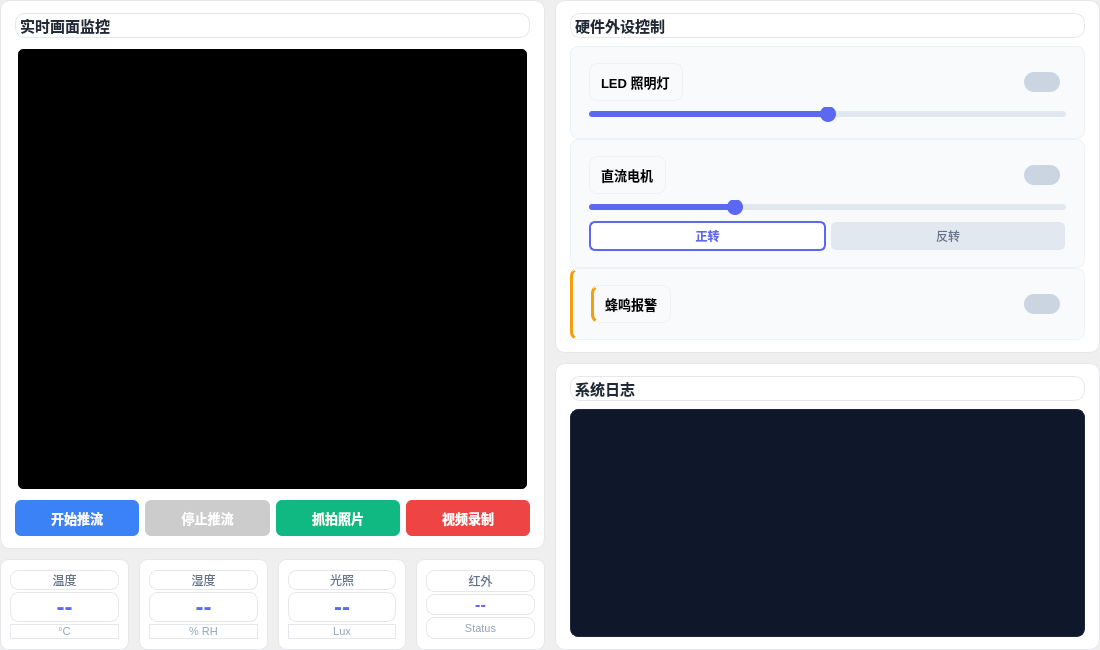
<?xml version="1.0" encoding="UTF-8"?>
<ui version="4.0">
 <class>MonitorWidget</class>
 <widget class="QWidget" name="MonitorWidget">
  <property name="geometry">
   <rect><x>0</x><y>0</y><width>1100</width><height>650</height></rect>
  </property>
  <layout class="QHBoxLayout" name="mainGrid">
   <property name="spacing"><number>10</number></property>
   <property name="leftMargin"><number>0</number></property>
   <property name="topMargin"><number>0</number></property>
   <property name="rightMargin"><number>0</number></property>
   <property name="bottomMargin"><number>0</number></property>

   <!-- ========== 左列 (72%) ========== -->
   <item>
    <layout class="QVBoxLayout" name="leftCol">
     <property name="spacing"><number>10</number></property>

     <!-- 视频卡片 -->
     <item>
      <widget class="QFrame" name="videoCard">
       <property name="sizePolicy">
        <sizepolicy hsizetype="Expanding" vsizetype="Expanding">
         <horstretch>0</horstretch><verstretch>1</verstretch>
        </sizepolicy>
       </property>
       <property name="styleSheet"><string>QFrame{background:white; border-radius:10px; border:1px solid #e5e7eb;}</string></property>
       <layout class="QVBoxLayout" name="videoCardLay">
        <property name="spacing"><number>8</number></property>
        <property name="leftMargin"><number>14</number></property>
        <property name="topMargin"><number>12</number></property>
        <property name="rightMargin"><number>14</number></property>
        <property name="bottomMargin"><number>12</number></property>
        <item>
         <widget class="QLabel" name="labelVideoTitle">
          <property name="text"><string>实时画面监控</string></property>
          <property name="styleSheet"><string>font-size:15px; font-weight:700; color:#1f2937;</string></property>
         </widget>
        </item>
        <item>
         <widget class="QLabel" name="labelVideo">
          <property name="sizePolicy">
           <sizepolicy hsizetype="Ignored" vsizetype="Ignored">
            <horstretch>0</horstretch><verstretch>1</verstretch>
           </sizepolicy>
          </property>
          <property name="minimumSize"><size><width>0</width><height>200</height></size></property>
          <property name="styleSheet"><string>background:#000; border-radius:8px; border:3px solid #fff;</string></property>
          <property name="text"><string></string></property>
          <property name="alignment"><set>Qt::AlignCenter</set></property>
         </widget>
        </item>
        <item>
         <layout class="QGridLayout" name="videoBar">
          <property name="spacing"><number>6</number></property>
          <item row="0" column="0">
           <widget class="QPushButton" name="btnStreamStart">
            <property name="text"><string>开始推流</string></property>
            <property name="styleSheet"><string>QPushButton{background:#3b82f6;color:white;border:none;border-radius:6px;padding:8px;font-weight:600;font-size:13px;} QPushButton:hover{background:#2563eb;} QPushButton:disabled{background:#ccc;}</string></property>
           </widget>
          </item>
          <item row="0" column="1">
           <widget class="QPushButton" name="btnStreamStop">
            <property name="text"><string>停止推流</string></property>
            <property name="enabled"><bool>false</bool></property>
            <property name="styleSheet"><string>QPushButton{background:#64748b;color:white;border:none;border-radius:6px;padding:8px;font-weight:600;font-size:13px;} QPushButton:hover{background:#475569;} QPushButton:disabled{background:#ccc;}</string></property>
           </widget>
          </item>
          <item row="0" column="2">
           <widget class="QPushButton" name="btnSnapshot">
            <property name="text"><string>抓拍照片</string></property>
            <property name="styleSheet"><string>QPushButton{background:#10b981;color:white;border:none;border-radius:6px;padding:8px;font-weight:600;font-size:13px;} QPushButton:hover{background:#059669;}</string></property>
           </widget>
          </item>
          <item row="0" column="3">
           <widget class="QPushButton" name="btnRecord">
            <property name="text"><string>视频录制</string></property>
            <property name="styleSheet"><string>QPushButton{background:#ef4444;color:white;border:none;border-radius:6px;padding:8px;font-weight:600;font-size:13px;} QPushButton:hover{background:#dc2626;}</string></property>
           </widget>
          </item>
         </layout>
        </item>
       </layout>
      </widget>
     </item>

     <!-- 传感器行 -->
     <item>
      <layout class="QHBoxLayout" name="sensorRow">
       <property name="spacing"><number>10</number></property>
       <item>
        <widget class="QFrame" name="sCardTemp">
         <property name="styleSheet"><string>QFrame{background:white; border-radius:8px; border:1px solid #e5e7eb;}</string></property>
         <layout class="QVBoxLayout" name="sCardTempLay">
          <property name="spacing"><number>2</number></property>
          <property name="topMargin"><number>10</number></property>
          <property name="bottomMargin"><number>10</number></property>
          <item><widget class="QLabel" name="sLabelTemp"><property name="text"><string>温度</string></property><property name="alignment"><set>Qt::AlignCenter</set></property><property name="styleSheet"><string>font-size:12px; color:#64748b;</string></property></widget></item>
          <item><widget class="QLabel" name="valTemp"><property name="text"><string>--</string></property><property name="alignment"><set>Qt::AlignCenter</set></property><property name="styleSheet"><string>font-size:24px; font-weight:800; color:#5c67f2;</string></property></widget></item>
          <item><widget class="QLabel" name="unitTemp"><property name="text"><string>°C</string></property><property name="alignment"><set>Qt::AlignCenter</set></property><property name="styleSheet"><string>font-size:11px; color:#94a3b8;</string></property></widget></item>
         </layout>
        </widget>
       </item>
       <item>
        <widget class="QFrame" name="sCardHumi">
         <property name="styleSheet"><string>QFrame{background:white; border-radius:8px; border:1px solid #e5e7eb;}</string></property>
         <layout class="QVBoxLayout" name="sCardHumiLay">
          <property name="spacing"><number>2</number></property>
          <property name="topMargin"><number>10</number></property>
          <property name="bottomMargin"><number>10</number></property>
          <item><widget class="QLabel" name="sLabelHumi"><property name="text"><string>湿度</string></property><property name="alignment"><set>Qt::AlignCenter</set></property><property name="styleSheet"><string>font-size:12px; color:#64748b;</string></property></widget></item>
          <item><widget class="QLabel" name="valHumi"><property name="text"><string>--</string></property><property name="alignment"><set>Qt::AlignCenter</set></property><property name="styleSheet"><string>font-size:24px; font-weight:800; color:#5c67f2;</string></property></widget></item>
          <item><widget class="QLabel" name="unitHumi"><property name="text"><string>% RH</string></property><property name="alignment"><set>Qt::AlignCenter</set></property><property name="styleSheet"><string>font-size:11px; color:#94a3b8;</string></property></widget></item>
         </layout>
        </widget>
       </item>
       <item>
        <widget class="QFrame" name="sCardLight">
         <property name="styleSheet"><string>QFrame{background:white; border-radius:8px; border:1px solid #e5e7eb;}</string></property>
         <layout class="QVBoxLayout" name="sCardLightLay">
          <property name="spacing"><number>2</number></property>
          <property name="topMargin"><number>10</number></property>
          <property name="bottomMargin"><number>10</number></property>
          <item><widget class="QLabel" name="sLabelLight"><property name="text"><string>光照</string></property><property name="alignment"><set>Qt::AlignCenter</set></property><property name="styleSheet"><string>font-size:12px; color:#64748b;</string></property></widget></item>
          <item><widget class="QLabel" name="valLight"><property name="text"><string>--</string></property><property name="alignment"><set>Qt::AlignCenter</set></property><property name="styleSheet"><string>font-size:24px; font-weight:800; color:#5c67f2;</string></property></widget></item>
          <item><widget class="QLabel" name="unitLight"><property name="text"><string>Lux</string></property><property name="alignment"><set>Qt::AlignCenter</set></property><property name="styleSheet"><string>font-size:11px; color:#94a3b8;</string></property></widget></item>
         </layout>
        </widget>
       </item>
       <item>
        <widget class="QFrame" name="sCardIr">
         <property name="styleSheet"><string>QFrame{background:white; border-radius:8px; border:1px solid #e5e7eb;}</string></property>
         <layout class="QVBoxLayout" name="sCardIrLay">
          <property name="spacing"><number>2</number></property>
          <property name="topMargin"><number>10</number></property>
          <property name="bottomMargin"><number>10</number></property>
          <item><widget class="QLabel" name="sLabelIr"><property name="text"><string>红外</string></property><property name="alignment"><set>Qt::AlignCenter</set></property><property name="styleSheet"><string>font-size:12px; color:#64748b;</string></property></widget></item>
          <item><widget class="QLabel" name="valIr"><property name="text"><string>--</string></property><property name="alignment"><set>Qt::AlignCenter</set></property><property name="styleSheet"><string>font-size:16px; font-weight:800; color:#5c67f2;</string></property></widget></item>
          <item><widget class="QLabel" name="unitIr"><property name="text"><string>Status</string></property><property name="alignment"><set>Qt::AlignCenter</set></property><property name="styleSheet"><string>font-size:11px; color:#94a3b8;</string></property></widget></item>
         </layout>
        </widget>
       </item>
      </layout>
     </item>
    </layout>
   </item>

   <!-- ========== 右列 (28%) ========== -->
   <item>
    <layout class="QVBoxLayout" name="rightCol">
     <property name="spacing"><number>10</number></property>

     <!-- 控制面板 -->
     <item>
      <widget class="QFrame" name="controlCard">
       <property name="sizePolicy">
        <sizepolicy hsizetype="Preferred" vsizetype="Maximum">
         <horstretch>0</horstretch><verstretch>0</verstretch>
        </sizepolicy>
       </property>
       <property name="styleSheet"><string>QFrame{background:white; border-radius:10px; border:1px solid #e5e7eb;}</string></property>
       <layout class="QVBoxLayout" name="controlCardLay">
        <property name="spacing"><number>0</number></property>
        <property name="leftMargin"><number>14</number></property>
        <property name="topMargin"><number>12</number></property>
        <property name="rightMargin"><number>14</number></property>
        <property name="bottomMargin"><number>12</number></property>
        <item>
         <widget class="QLabel" name="labelControlTitle">
          <property name="text"><string>硬件外设控制</string></property>
          <property name="styleSheet"><string>font-size:15px; font-weight:700; color:#1f2937; margin-bottom:8px;</string></property>
         </widget>
        </item>

        <!-- LED 控制项 -->
        <item>
         <widget class="QFrame" name="ctrlLed">
          <property name="styleSheet"><string>QFrame{background:#f8fafc; border:1px solid #edf2f7; border-radius:8px; padding:8px;}</string></property>
          <layout class="QVBoxLayout" name="ctrlLedLay">
           <property name="spacing"><number>6</number></property>
           <property name="leftMargin"><number>10</number></property>
           <property name="topMargin"><number>8</number></property>
           <property name="rightMargin"><number>10</number></property>
           <property name="bottomMargin"><number>8</number></property>
           <item>
            <layout class="QHBoxLayout" name="ledLabelRow">
             <item>
              <widget class="QLabel" name="labelLed"><property name="text"><string>LED 照明灯</string></property><property name="styleSheet"><string>font-size:13px; font-weight:600;</string></property></widget>
             </item>
             <item>
              <spacer name="ledStretch"><property name="orientation"><enum>Qt::Horizontal</enum></property><property name="sizeHint" stdset="0"><size><width>40</width><height>0</height></size></property></spacer>
             </item>
             <item>
              <widget class="QCheckBox" name="checkLed">
               <property name="text"><string></string></property>
               <property name="styleSheet"><string>QCheckBox::indicator{width:36px;height:20px;border-radius:10px;} QCheckBox::indicator:unchecked{background:#cbd5e1;} QCheckBox::indicator:checked{background:#5c67f2;}</string></property>
              </widget>
             </item>
            </layout>
           </item>
           <item>
            <widget class="QSlider" name="sliderLed">
             <property name="minimum"><number>0</number></property>
             <property name="maximum"><number>100</number></property>
             <property name="value"><number>50</number></property>
             <property name="orientation"><enum>Qt::Horizontal</enum></property>
             <property name="styleSheet"><string>QSlider::groove:horizontal{height:6px;background:#e2e8f0;border-radius:3px;} QSlider::handle:horizontal{width:16px;height:16px;margin:-5px 0;background:#5c67f2;border-radius:8px;} QSlider::sub-page:horizontal{background:#5c67f2;border-radius:3px;}</string></property>
            </widget>
           </item>
          </layout>
         </widget>
        </item>

        <!-- 电机控制项 -->
        <item>
         <widget class="QFrame" name="ctrlMotor">
          <property name="styleSheet"><string>QFrame{background:#f8fafc; border:1px solid #edf2f7; border-radius:8px; padding:8px;}</string></property>
          <layout class="QVBoxLayout" name="ctrlMotorLay">
           <property name="spacing"><number>6</number></property>
           <property name="leftMargin"><number>10</number></property>
           <property name="topMargin"><number>8</number></property>
           <property name="rightMargin"><number>10</number></property>
           <property name="bottomMargin"><number>8</number></property>
           <item>
            <layout class="QHBoxLayout" name="motorLabelRow">
             <item>
              <widget class="QLabel" name="labelMotor"><property name="text"><string>直流电机</string></property><property name="styleSheet"><string>font-size:13px; font-weight:600;</string></property></widget>
             </item>
             <item>
              <spacer name="motorStretch"><property name="orientation"><enum>Qt::Horizontal</enum></property><property name="sizeHint" stdset="0"><size><width>40</width><height>0</height></size></property></spacer>
             </item>
             <item>
              <widget class="QCheckBox" name="checkMotor">
               <property name="text"><string></string></property>
               <property name="styleSheet"><string>QCheckBox::indicator{width:36px;height:20px;border-radius:10px;} QCheckBox::indicator:unchecked{background:#cbd5e1;} QCheckBox::indicator:checked{background:#5c67f2;}</string></property>
              </widget>
             </item>
            </layout>
           </item>
           <item>
            <widget class="QSlider" name="sliderMotor">
             <property name="minimum"><number>0</number></property>
             <property name="maximum"><number>100</number></property>
             <property name="value"><number>30</number></property>
             <property name="orientation"><enum>Qt::Horizontal</enum></property>
             <property name="styleSheet"><string>QSlider::groove:horizontal{height:6px;background:#e2e8f0;border-radius:3px;} QSlider::handle:horizontal{width:16px;height:16px;margin:-5px 0;background:#5c67f2;border-radius:8px;} QSlider::sub-page:horizontal{background:#5c67f2;border-radius:3px;}</string></property>
            </widget>
           </item>
           <item>
            <layout class="QGridLayout" name="dirBtns">
             <property name="spacing"><number>4</number></property>
             <item row="0" column="0">
              <widget class="QPushButton" name="btnDirF">
               <property name="text"><string>正转</string></property>
               <property name="checkable"><bool>true</bool></property>
               <property name="checked"><bool>true</bool></property>
               <property name="styleSheet"><string>QPushButton{background:#e2e8f0;color:#64748b;border:2px solid transparent;border-radius:6px;padding:4px;font-size:12px;} QPushButton:checked{background:#fff;color:#5c67f2;border-color:#5c67f2;font-weight:bold;}</string></property>
              </widget>
             </item>
             <item row="0" column="1">
              <widget class="QPushButton" name="btnDirR">
               <property name="text"><string>反转</string></property>
               <property name="checkable"><bool>true</bool></property>
               <property name="styleSheet"><string>QPushButton{background:#e2e8f0;color:#64748b;border:2px solid transparent;border-radius:6px;padding:4px;font-size:12px;} QPushButton:checked{background:#fff;color:#5c67f2;border-color:#5c67f2;font-weight:bold;}</string></property>
              </widget>
             </item>
            </layout>
           </item>
          </layout>
         </widget>
        </item>

        <!-- 蜂鸣器控制项 -->
        <item>
         <widget class="QFrame" name="ctrlBuzzer">
          <property name="styleSheet"><string>QFrame{background:#f8fafc; border:1px solid #edf2f7; border-left:3px solid #f59e0b; border-radius:8px; padding:8px;}</string></property>
          <layout class="QHBoxLayout" name="ctrlBuzzerLay">
           <property name="leftMargin"><number>10</number></property>
           <property name="topMargin"><number>8</number></property>
           <property name="rightMargin"><number>10</number></property>
           <property name="bottomMargin"><number>8</number></property>
           <item>
            <widget class="QLabel" name="labelBuzzer"><property name="text"><string>蜂鸣报警</string></property><property name="styleSheet"><string>font-size:13px; font-weight:600;</string></property></widget>
           </item>
           <item>
            <spacer name="buzzerStretch"><property name="orientation"><enum>Qt::Horizontal</enum></property><property name="sizeHint" stdset="0"><size><width>40</width><height>0</height></size></property></spacer>
           </item>
           <item>
            <widget class="QCheckBox" name="checkBuzzer">
             <property name="text"><string></string></property>
             <property name="styleSheet"><string>QCheckBox::indicator{width:36px;height:20px;border-radius:10px;} QCheckBox::indicator:unchecked{background:#cbd5e1;} QCheckBox::indicator:checked{background:#5c67f2;}</string></property>
            </widget>
           </item>
          </layout>
         </widget>
        </item>
       </layout>
      </widget>
     </item>

     <!-- 日志卡片 -->
     <item>
      <widget class="QFrame" name="logCard">
       <property name="sizePolicy">
        <sizepolicy hsizetype="Expanding" vsizetype="Expanding">
         <horstretch>0</horstretch><verstretch>1</verstretch>
        </sizepolicy>
       </property>
       <property name="styleSheet"><string>QFrame{background:white; border-radius:10px; border:1px solid #e5e7eb;}</string></property>
       <layout class="QVBoxLayout" name="logCardLay">
        <property name="spacing"><number>8</number></property>
        <property name="leftMargin"><number>14</number></property>
        <property name="topMargin"><number>12</number></property>
        <property name="rightMargin"><number>14</number></property>
        <property name="bottomMargin"><number>12</number></property>
        <item>
         <widget class="QLabel" name="labelLogTitle">
          <property name="text"><string>系统日志</string></property>
          <property name="styleSheet"><string>font-size:15px; font-weight:700; color:#1f2937;</string></property>
         </widget>
        </item>
        <item>
         <widget class="QTextEdit" name="textLog">
          <property name="sizePolicy">
           <sizepolicy hsizetype="Expanding" vsizetype="Expanding">
            <horstretch>0</horstretch><verstretch>1</verstretch>
           </sizepolicy>
          </property>
          <property name="readOnly"><bool>true</bool></property>
          <property name="styleSheet"><string>QTextEdit{background:#0f172a; color:#38bdf8; border:1px solid #1e293b; border-radius:8px; padding:8px; font-family:'Courier New',monospace; font-size:12px;}</string></property>
         </widget>
        </item>
       </layout>
      </widget>
     </item>
    </layout>
   </item>
  </layout>
 </widget>
 <resources/>
 <connections/>
</ui>
